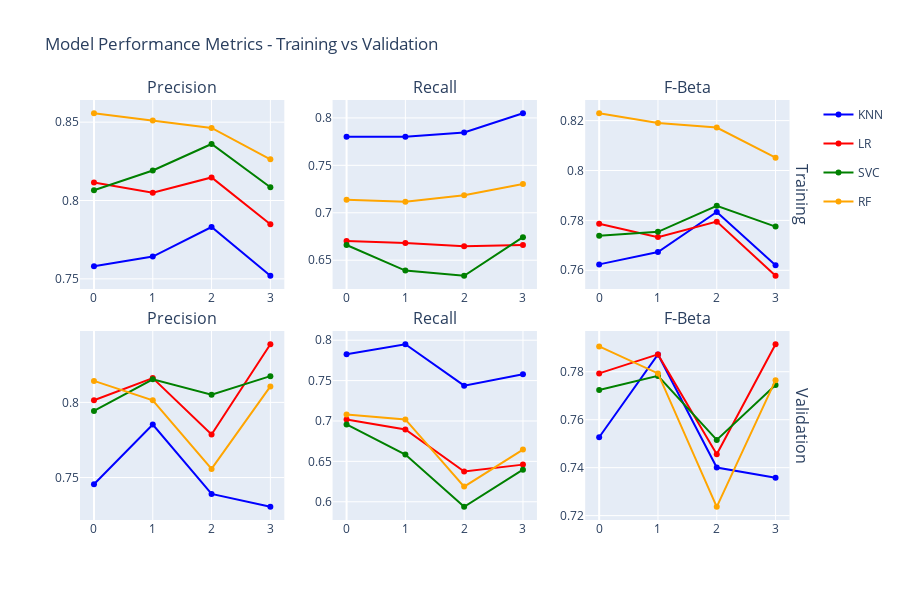

The code cell stored with this chart in its notebook:
### Code cell
# Metric detail on folds
fig = make_subplots(
    rows=2, cols=3,
    subplot_titles=('Precision', 'Recall', 'F-Beta', 'Precision', 'Recall', 'F-Beta'),
    row_titles=['Training', 'Validation'],
    vertical_spacing=0.1
)

model_colors = {'KNN': 'blue', 'LR': 'red', 'SVC': 'green', 'RF': 'orange'}

fold_scores_dict = {
    'KNN': knn.cv_scores,
    'LR': lr.cv_scores,
    'SVC': svc.cv_scores,
    'RF': rf.cv_scores
}

for i, model in enumerate(['KNN', 'LR', 'SVC', 'RF']):
    fold_scores = fold_scores_dict[model]
    
    for j, metric in enumerate(['precision', 'recall', 'F0.5']):
        fig.add_trace(
            go.Scatter(
                x=list(range(len(fold_scores['train'][metric]))),
                y=fold_scores['train'][metric],
                mode='markers+lines',
                name=model,
                marker_color=model_colors[model],
                legendgroup=model,
                showlegend=(j == 0)
            ),
            row=1, col=j+1
        )

    for j, metric in enumerate(['precision', 'recall', 'F0.5']):
        fig.add_trace(
            go.Scatter(
                x=list(range(len(fold_scores['valid'][metric]))),
                y=fold_scores['valid'][metric],
                mode='markers+lines',
                name=model,
                marker_color=model_colors[model],
                legendgroup=model,
                showlegend=False
            ),
            row=2, col=j+1
        )

fig.update_layout(
    title="Model Performance Metrics - Training vs Validation",
    height=600
)

fig.show()

# Average scores on validation set
cv_scores_summary = {
    'Model': ['KNN', 'LR', 'SVC', 'RF'],
    'CV Score': [knn_cv_score, lr_cv_score, svc_cv_score, rf_cv_score]
}

cv_scores_df = pd.DataFrame(cv_scores_summary)
print(tabulate(cv_scores_df, headers='keys', tablefmt='github', floatfmt='.4f', showindex=False))

### Figure 1 — Plotly figure (JSON) as saved in the notebook; plotly's stock layout.template omitted (floating-point values rounded to 4 significant figures)
{"data": [{"legendgroup": "KNN", "marker": {"color": "blue"}, "mode": "markers+lines", "name": "KNN", "showlegend": true, "type": "scatter", "x": [0, 1, 2, 3], "xaxis": "x", "y": [0.7581, 0.7642, 0.7831, 0.7519], "yaxis": "y"}, {"legendgroup": "KNN", "marker": {"color": "blue"}, "mode": "markers+lines", "name": "KNN", "showlegend": false, "type": "scatter", "x": [0, 1, 2, 3], "xaxis": "x2", "y": [0.7801, 0.7801, 0.7847, 0.805], "yaxis": "y2"}, {"legendgroup": "KNN", "marker": {"color": "blue"}, "mode": "markers+lines", "name": "KNN", "showlegend": false, "type": "scatter", "x": [0, 1, 2, 3], "xaxis": "x3", "y": [0.7624, 0.7673, 0.7834, 0.762], "yaxis": "y3"}, {"legendgroup": "KNN", "marker": {"color": "blue"}, "mode": "markers+lines", "name": "KNN", "showlegend": false, "type": "scatter", "x": [0, 1, 2, 3], "xaxis": "x4", "y": [0.7456, 0.7853, 0.7391, 0.7305], "yaxis": "y4"}, {"legendgroup": "KNN", "marker": {"color": "blue"}, "mode": "markers+lines", "name": "KNN", "showlegend": false, "type": "scatter", "x": [0, 1, 2, 3], "xaxis": "x5", "y": [0.7826, 0.795, 0.7438, 0.7578], "yaxis": "y5"}, {"legendgroup": "KNN", "marker": {"color": "blue"}, "mode": "markers+lines", "name": "KNN", "showlegend": false, "type": "scatter", "x": [0, 1, 2, 3], "xaxis": "x6", "y": [0.7527, 0.7872, 0.74, 0.7358], "yaxis": "y6"}, {"legendgroup": "LR", "marker": {"color": "red"}, "mode": "markers+lines", "name": "LR", "showlegend": true, "type": "scatter", "x": [0, 1, 2, 3], "xaxis": "x", "y": [0.8116, 0.805, 0.8147, 0.7848], "yaxis": "y"}, {"legendgroup": "LR", "marker": {"color": "red"}, "mode": "markers+lines", "name": "LR", "showlegend": false, "type": "scatter", "x": [0, 1, 2, 3], "xaxis": "x2", "y": [0.6701, 0.668, 0.6646, 0.666], "yaxis": "y2"}, {"legendgroup": "LR", "marker": {"color": "red"}, "mode": "markers+lines", "name": "LR", "showlegend": false, "type": "scatter", "x": [0, 1, 2, 3], "xaxis": "x3", "y": [0.7787, 0.7733, 0.7795, 0.7578], "yaxis": "y3"}, {"legendgroup": "LR", "marker": {"color": "red"}, "mode": "markers+lines", "name": "LR", "showlegend": false, "type": "scatter", "x": [0, 1, 2, 3], "xaxis": "x4", "y": [0.8014, 0.8162, 0.7786, 0.8387], "yaxis": "y4"}, {"legendgroup": "LR", "marker": {"color": "red"}, "mode": "markers+lines", "name": "LR", "showlegend": false, "type": "scatter", "x": [0, 1, 2, 3], "xaxis": "x5", "y": [0.7019, 0.6894, 0.6375, 0.646], "yaxis": "y5"}, {"legendgroup": "LR", "marker": {"color": "red"}, "mode": "markers+lines", "name": "LR", "showlegend": false, "type": "scatter", "x": [0, 1, 2, 3], "xaxis": "x6", "y": [0.7793, 0.7872, 0.7456, 0.7915], "yaxis": "y6"}, {"legendgroup": "SVC", "marker": {"color": "green"}, "mode": "markers+lines", "name": "SVC", "showlegend": true, "type": "scatter", "x": [0, 1, 2, 3], "xaxis": "x", "y": [0.8065, 0.8191, 0.8361, 0.8085], "yaxis": "y"}, {"legendgroup": "SVC", "marker": {"color": "green"}, "mode": "markers+lines", "name": "SVC", "showlegend": false, "type": "scatter", "x": [0, 1, 2, 3], "xaxis": "x2", "y": [0.666, 0.639, 0.6335, 0.6743], "yaxis": "y2"}, {"legendgroup": "SVC", "marker": {"color": "green"}, "mode": "markers+lines", "name": "SVC", "showlegend": false, "type": "scatter", "x": [0, 1, 2, 3], "xaxis": "x3", "y": [0.7739, 0.7754, 0.7858, 0.7775], "yaxis": "y3"}, {"legendgroup": "SVC", "marker": {"color": "green"}, "mode": "markers+lines", "name": "SVC", "showlegend": false, "type": "scatter", "x": [0, 1, 2, 3], "xaxis": "x4", "y": [0.7943, 0.8154, 0.8051, 0.8175], "yaxis": "y4"}, {"legendgroup": "SVC", "marker": {"color": "green"}, "mode": "markers+lines", "name": "SVC", "showlegend": false, "type": "scatter", "x": [0, 1, 2, 3], "xaxis": "x5", "y": [0.6957, 0.6584, 0.5938, 0.6398], "yaxis": "y5"}, {"legendgroup": "SVC", "marker": {"color": "green"}, "mode": "markers+lines", "name": "SVC", "showlegend": false, "type": "scatter", "x": [0, 1, 2, 3], "xaxis": "x6", "y": [0.7724, 0.7783, 0.7516, 0.7744], "yaxis": "y6"}, {"legendgroup": "RF", "marker": {"color": "orange"}, "mode": "markers+lines", "name": "RF", "showlegend": true, "type": "scatter", "x": [0, 1, 2, 3], "xaxis": "x", "y": [0.8557, 0.8511, 0.8463, 0.8263], "yaxis": "y"}, {"legendgroup": "RF", "marker": {"color": "orange"}, "mode": "markers+lines", "name": "RF", "showlegend": false, "type": "scatter", "x": [0, 1, 2, 3], "xaxis": "x2", "y": [0.7137, 0.7116, 0.7184, 0.7303], "yaxis": "y2"}, {"legendgroup": "RF", "marker": {"color": "orange"}, "mode": "markers+lines", "name": "RF", "showlegend": false, "type": "scatter", "x": [0, 1, 2, 3], "xaxis": "x3", "y": [0.823, 0.819, 0.8172, 0.8051], "yaxis": "y3"}, {"legendgroup": "RF", "marker": {"color": "orange"}, "mode": "markers+lines", "name": "RF", "showlegend": false, "type": "scatter", "x": [0, 1, 2, 3], "xaxis": "x4", "y": [0.8143, 0.8014, 0.7557, 0.8106], "yaxis": "y4"}, {"legendgroup": "RF", "marker": {"color": "orange"}, "mode": "markers+lines", "name": "RF", "showlegend": false, "type": "scatter", "x": [0, 1, 2, 3], "xaxis": "x5", "y": [0.7081, 0.7019, 0.6188, 0.6646], "yaxis": "y5"}, {"legendgroup": "RF", "marker": {"color": "orange"}, "mode": "markers+lines", "name": "RF", "showlegend": false, "type": "scatter", "x": [0, 1, 2, 3], "xaxis": "x6", "y": [0.7906, 0.7793, 0.7237, 0.7765], "yaxis": "y6"}], "layout": {"annotations": [{"font": {"size": 16}, "showarrow": false, "text": "Precision", "x": 0.1411, "xanchor": "center", "xref": "paper", "y": 1, "yanchor": "bottom", "yref": "paper"}, {"font": {"size": 16}, "showarrow": false, "text": "Recall", "x": 0.49, "xanchor": "center", "xref": "paper", "y": 1, "yanchor": "bottom", "yref": "paper"}, {"font": {"size": 16}, "showarrow": false, "text": "F-Beta", "x": 0.8389, "xanchor": "center", "xref": "paper", "y": 1, "yanchor": "bottom", "yref": "paper"}, {"font": {"size": 16}, "showarrow": false, "text": "Precision", "x": 0.1411, "xanchor": "center", "xref": "paper", "y": 0.45, "yanchor": "bottom", "yref": "paper"}, {"font": {"size": 16}, "showarrow": false, "text": "Recall", "x": 0.49, "xanchor": "center", "xref": "paper", "y": 0.45, "yanchor": "bottom", "yref": "paper"}, {"font": {"size": 16}, "showarrow": false, "text": "F-Beta", "x": 0.8389, "xanchor": "center", "xref": "paper", "y": 0.45, "yanchor": "bottom", "yref": "paper"}, {"font": {"size": 16}, "showarrow": false, "text": "Training", "textangle": 90, "x": 0.98, "xanchor": "left", "xref": "paper", "y": 0.775, "yanchor": "middle", "yref": "paper"}, {"font": {"size": 16}, "showarrow": false, "text": "Validation", "textangle": 90, "x": 0.98, "xanchor": "left", "xref": "paper", "y": 0.225, "yanchor": "middle", "yref": "paper"}], "height": 600, "title": {"text": "Model Performance Metrics - Training vs Validation"}, "xaxis": {"anchor": "y", "domain": [0, 0.2822]}, "xaxis2": {"anchor": "y2", "domain": [0.3489, 0.6311]}, "xaxis3": {"anchor": "y3", "domain": [0.6978, 0.98]}, "xaxis4": {"anchor": "y4", "domain": [0, 0.2822]}, "xaxis5": {"anchor": "y5", "domain": [0.3489, 0.6311]}, "xaxis6": {"anchor": "y6", "domain": [0.6978, 0.98]}, "yaxis": {"anchor": "x", "domain": [0.55, 1]}, "yaxis2": {"anchor": "x2", "domain": [0.55, 1]}, "yaxis3": {"anchor": "x3", "domain": [0.55, 1]}, "yaxis4": {"anchor": "x4", "domain": [0, 0.45]}, "yaxis5": {"anchor": "x5", "domain": [0, 0.45]}, "yaxis6": {"anchor": "x6", "domain": [0, 0.45]}}}
